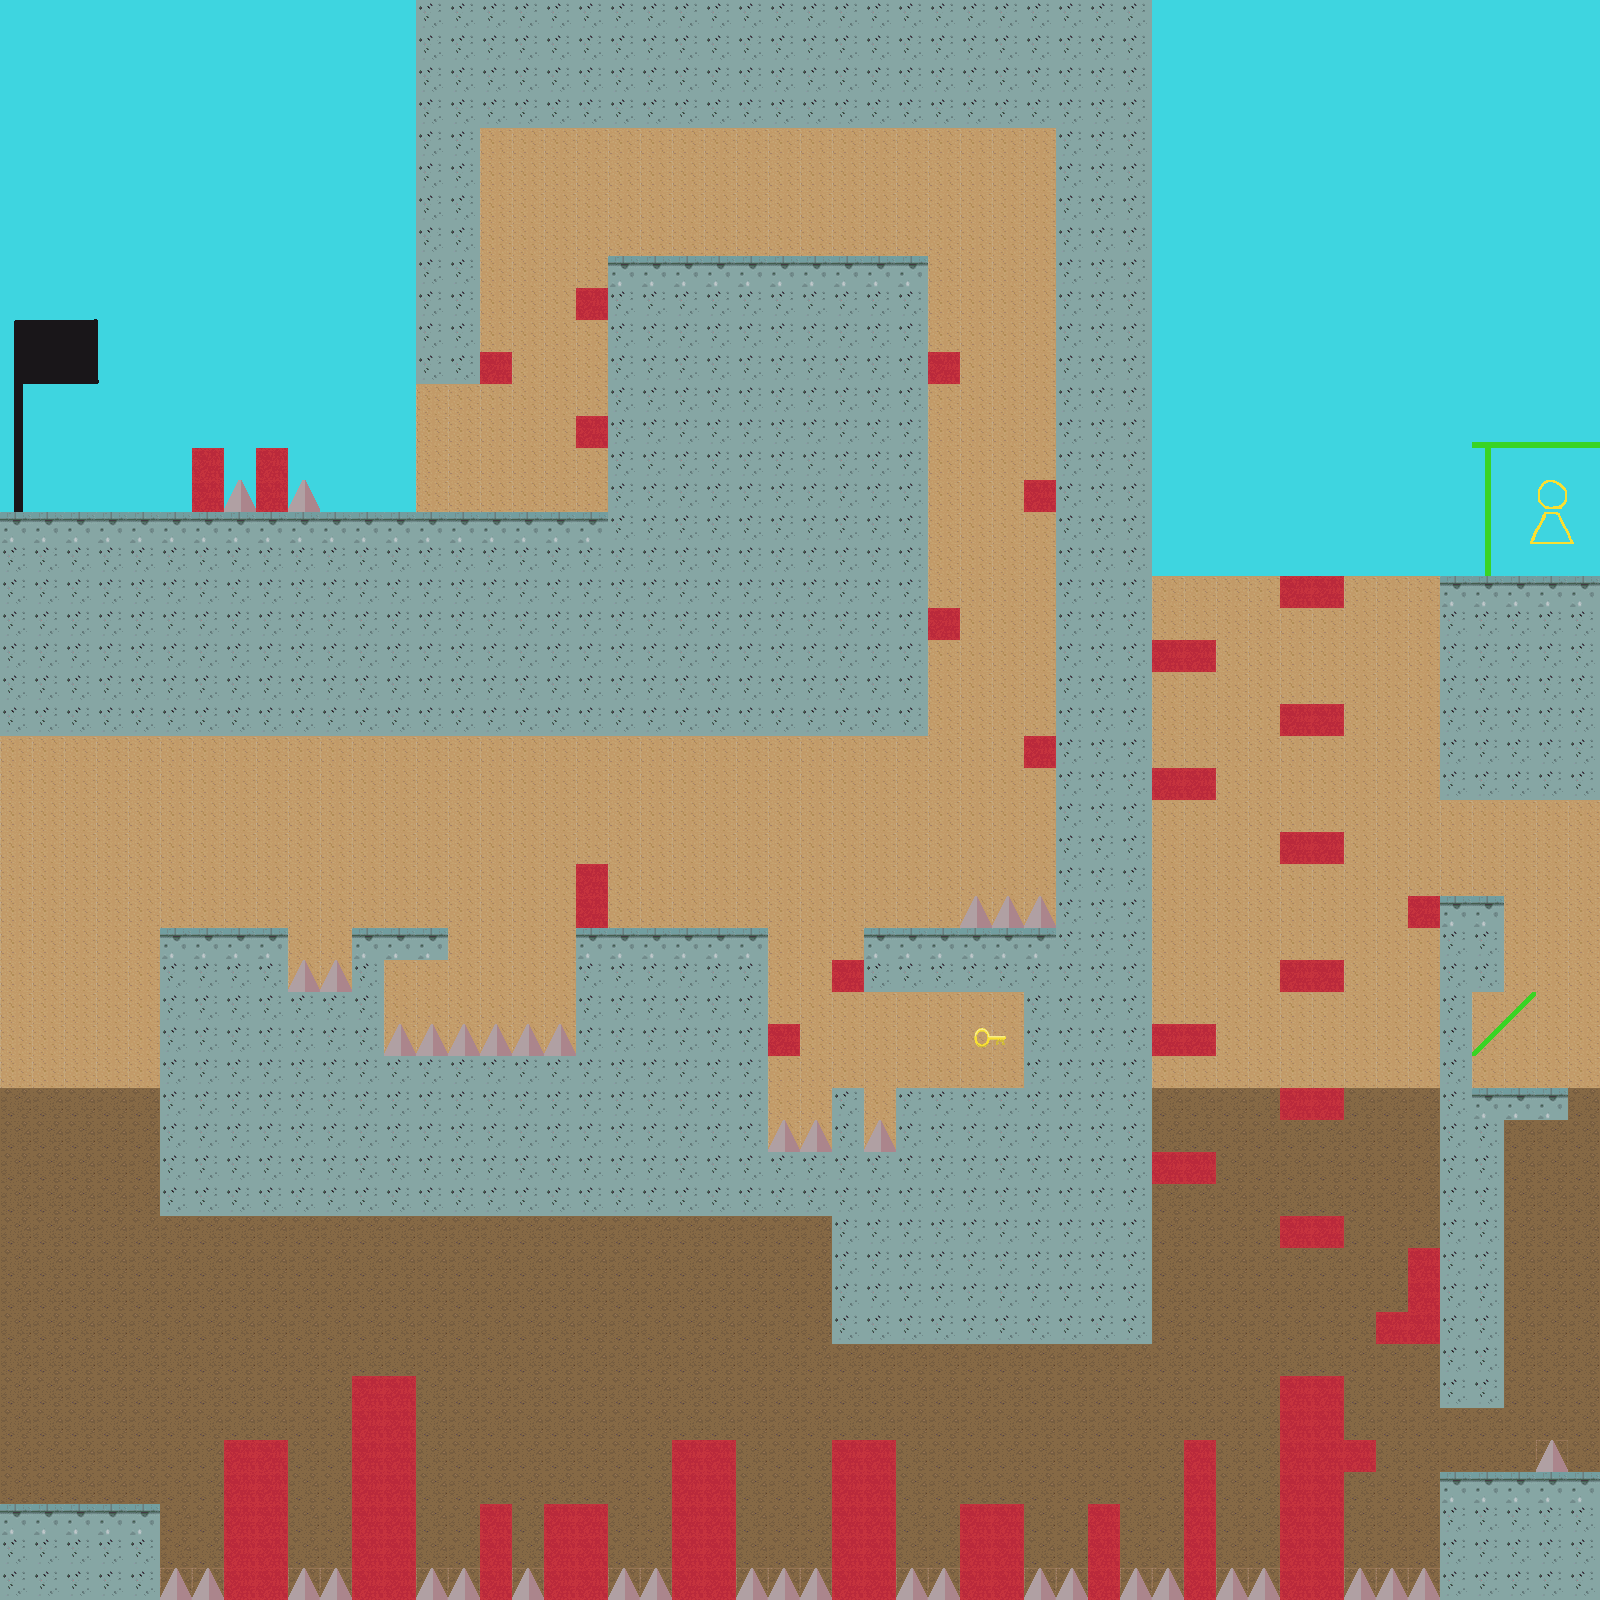

Tiled map render using the project's own tile images. Description and the map definition, with tile-layer contents summarised, below:
An orthogonal 50x50 tile map with 32x32 px tiles, 6 tile layers (fond jour et fond grotte, pilier et plateforme, base, clé, levier, porte et serrure, ...) and 41 objects.

<map version="1.9" tiledversion="1.9.2" orientation="orthogonal" renderorder="right-down" width="50" height="50" tilewidth="32" tileheight="32" infinite="0" nextlayerid="14" nextobjectid="50">
 <tileset firstgid="1" source="tileset 2.0.tsx" />
 <layer id="6" name="fond jour et fond grotte" width="50" height="50" locked="1">
  <data>[2500 cells, 1676 non-empty, 3 distinct tile ids]</data>
 </layer>
 <layer id="7" name="pilier et plateforme" width="50" height="50">
  <data>[2500 cells, 178 non-empty, 4 distinct tile ids]</data>
 </layer>
 <layer id="1" name="base" width="50" height="50">
  <data>[2500 cells, 825 non-empty, 2 distinct tile ids]</data>
 </layer>
 <layer id="9" name="clé, levier, porte et serrure" width="50" height="50">
  <data>[2500 cells, 20 non-empty, 14 distinct tile ids]</data>
 </layer>
 <layer id="11" name="pointes" width="50" height="50">
  <data>[2500 cells, 40 non-empty, 3 distinct tile ids]</data>
 </layer>
 <layer id="10" name="drapeau" width="50" height="50">
  <data>[2500 cells, 28 non-empty, 28 distinct tile ids]</data>
 </layer>
 <objectgroup id="13" name="piques">
  <object id="1" x="224" y="480" width="32" height="32" />
  <object id="2" x="288" y="480" width="32" height="32" />
  <object id="3" x="992" y="896" width="32" height="32" />
  <object id="4" x="1024.75" y="896.5" width="32" height="32" />
  <object id="5" x="960" y="896" width="32" height="32" />
  <object id="7" x="160" y="1568" width="32" height="32" />
  <object id="8" x="192" y="1568" width="32" height="32" />
  <object id="9" x="288" y="1568" width="32" height="32" />
  <object id="11" x="320" y="1568" width="32" height="32" />
  <object id="12" x="415.75" y="1568.25" width="32" height="32" />
  <object id="13" x="512" y="1568" width="32" height="32" />
  <object id="15" x="448" y="1568" width="32" height="32" />
  <object id="16" x="608" y="1568" width="32" height="32" />
  <object id="17" x="640" y="1568" width="32" height="32" />
  <object id="18" x="736" y="1568" width="32" height="32" />
  <object id="19" x="768" y="1568" width="32" height="32" />
  <object id="20" x="800" y="1568" width="32" height="32" />
  <object id="21" x="928" y="1568" width="32" height="32" />
  <object id="22" x="896" y="1568" width="32" height="32" />
  <object id="23" x="1024" y="1568" width="32" height="32" />
  <object id="25" x="1056" y="1568" width="32" height="32" />
  <object id="26" x="1120" y="1568" width="32" height="32" />
  <object id="27" x="1152" y="1568" width="32" height="32" />
  <object id="28" x="1216" y="1568" width="32" height="32" />
  <object id="29" x="1248" y="1568" width="32" height="32" />
  <object id="30" x="1344" y="1568" width="32" height="32" />
  <object id="31" x="1376" y="1568" width="32" height="32" />
  <object id="32" x="1408" y="1568" width="32" height="32" />
  <object id="33" x="1536" y="1440" width="32" height="32" />
  <object id="35" x="864" y="1120" width="32" height="32" />
  <object id="36" x="800" y="1120" width="32" height="32" />
  <object id="37" x="768" y="1120" width="32" height="32" />
  <object id="38" x="544" y="1024" width="32" height="32" />
  <object id="39" x="512" y="1024" width="32" height="32" />
  <object id="40" x="480" y="1024" width="32" height="32" />
  <object id="41" x="448" y="1024" width="32" height="32" />
  <object id="44" x="384" y="1024" width="32" height="32" />
  <object id="45" x="416" y="1024" width="32" height="32" />
  <object id="46" x="320" y="960" width="32" height="32" />
  <object id="48" x="288" y="960" width="32" height="32" />
  <object id="49" x="293.333" y="958.667" width="32" height="32" />
 </objectgroup>
</map>